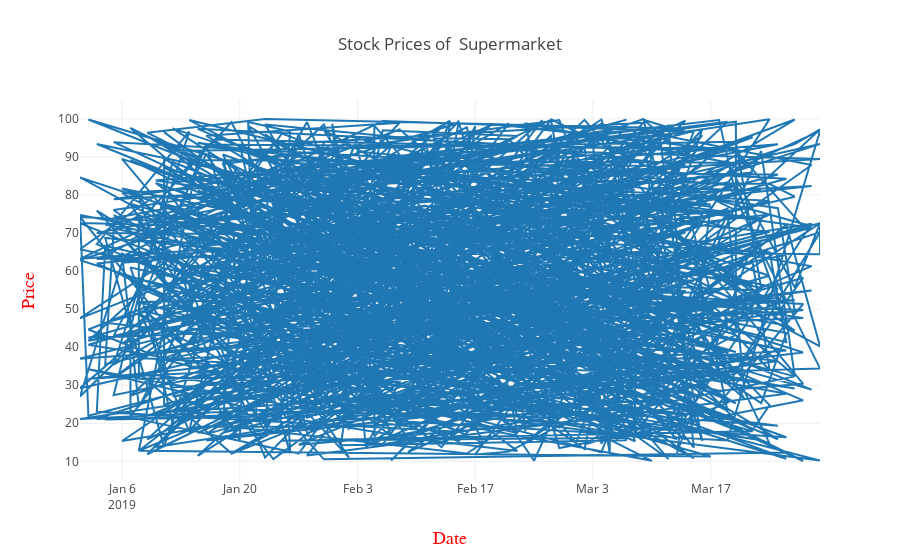

Notebook code cell kept with this figure:
### Code cell
iplot(plot)

### Figure 1 — Plotly figure (JSON) as saved in the notebook; plotly's stock layout.template omitted (floating-point values rounded to 4 significant figures; data arrays with more than 128 entries replaced by an {"elided": "..."} marker saying what was removed)
{"data": [{"type": "scatter", "uid": "8ac812fa-bf91-4d1e-9cbb-d3d557b5057e", "x": {"elided": "1000 str values"}, "y": {"elided": "1000 float values"}}], "layout": {"title": {"text": "Stock Prices of  Supermarket"}, "xaxis": {"title": {"font": {"color": "red", "family": "Courier New, monospace", "size": 18}, "text": "Date"}}, "yaxis": {"title": {"font": {"color": "red", "family": "Courier New, monospace", "size": 18}, "text": "Price"}}}}
